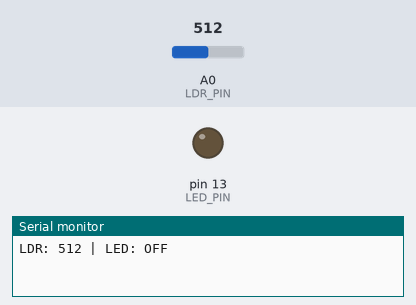
Recording of a sketch running on a simulated Arduino Uno, built with avr-gcc and run on an emulated ATmega328P. Parts: output pins drawn as LEDs (lit = HIGH), the last lines printed to the serial monitor. The inputs (shaded band) are chosen by the test bench; at power-on: A0 (LDR_PIN) = 512.

Above: at 1.2 s.
1.3 s: A0 (LDR_PIN) set to 317
2.8 s: A0 (LDR_PIN) set to 285
At 3.3 s:
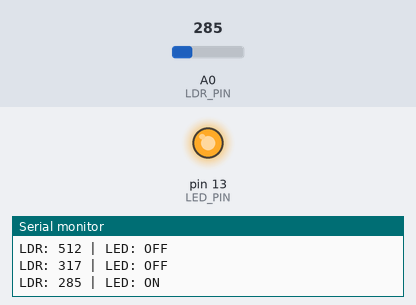
4.3 s: A0 (LDR_PIN) set to 389
5.8 s: A0 (LDR_PIN) set to 414
At 6.8 s:
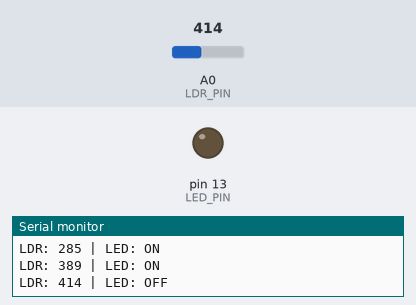
7.3 s: A0 (LDR_PIN) set to 122
At 8.0 s:
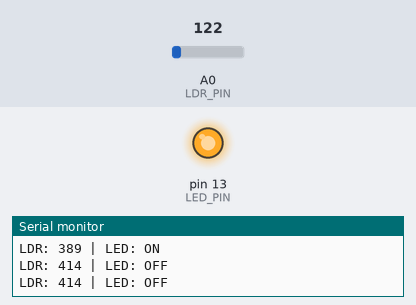
Timing chart, 0 to 9.8 s (numbered marks = the images above; inputs shaded):
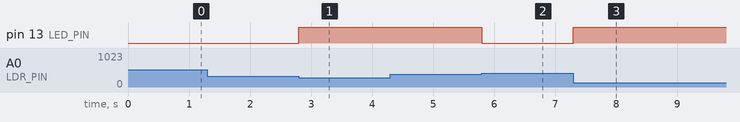

The sketch:

Day-_19.ino
```cpp
const int LDR_PIN = A0;
const int LED_PIN = 13;
const int ON_BELOW = 300;   // dark: turn ON
const int OFF_ABOVE = 400;  // bright: turn OFF

bool ledOn = false;
unsigned long lastPrint = 0;

void setup() {
  pinMode(LED_PIN, OUTPUT);
  Serial.begin(9600);
}

void loop() {
  int light = analogRead(LDR_PIN);

  if (!ledOn && light < ON_BELOW) ledOn = true;
  else if (ledOn && light > OFF_ABOVE) ledOn = false;

  digitalWrite(LED_PIN, ledOn ? HIGH : LOW);

  if (millis() - lastPrint >= 1000) {
    lastPrint = millis();
    Serial.print("LDR: ");
    Serial.print(light);
    Serial.print(" | LED: ");
    Serial.println(ledOn ? "ON" : "OFF");
  }
}
```

Measured:
- the behaviour switches between 300 and 299 on A0 (LDR_PIN) (found by bisection; images 0 and 1)
- the behaviour switches between 400 and 401 on A0 (LDR_PIN) (found by bisection; images 1 and 2)
- after the input at 2.8 s, pin 13 (LED_PIN): LOW → HIGH at once
- after the input at 5.8 s, pin 13 (LED_PIN): HIGH → LOW at once
- after the input at 7.3 s, pin 13 (LED_PIN): LOW → HIGH at once
